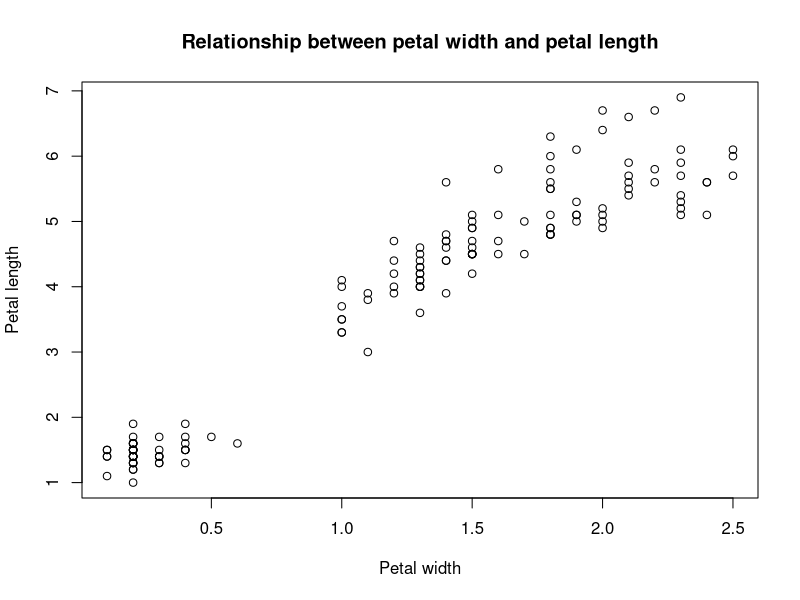
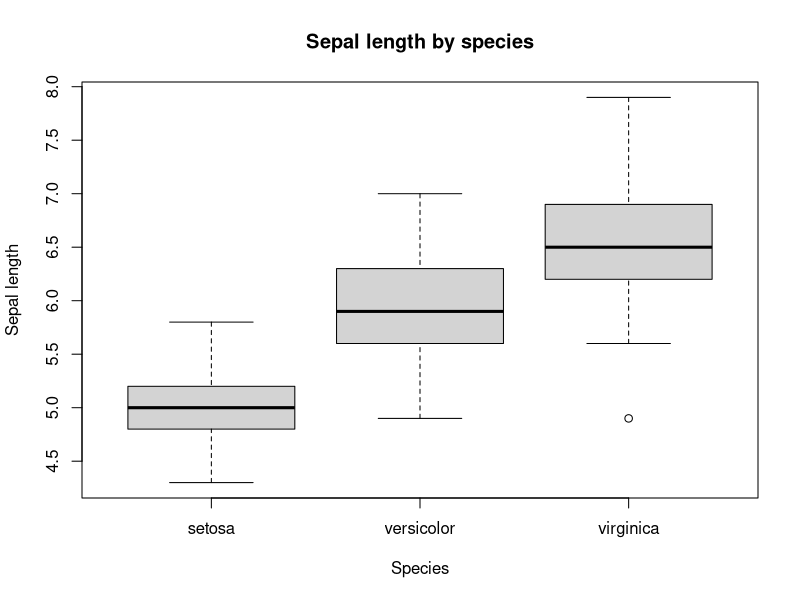
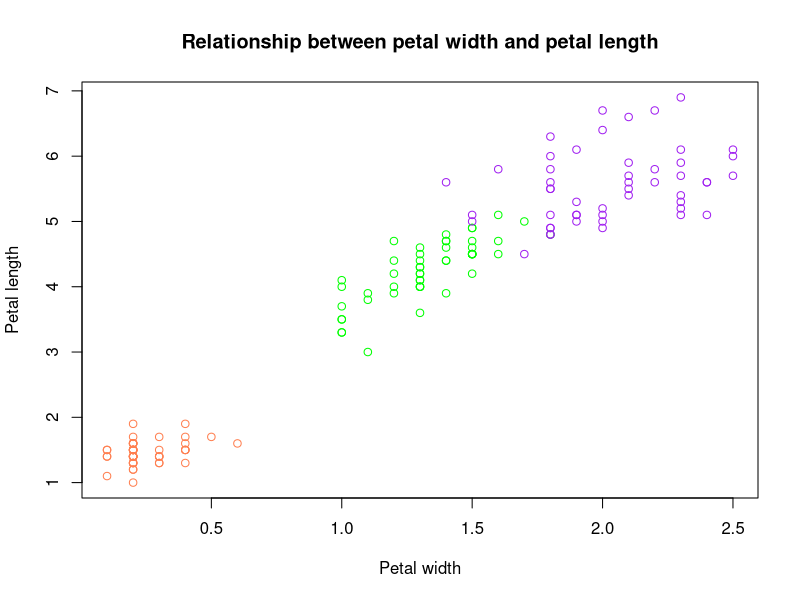
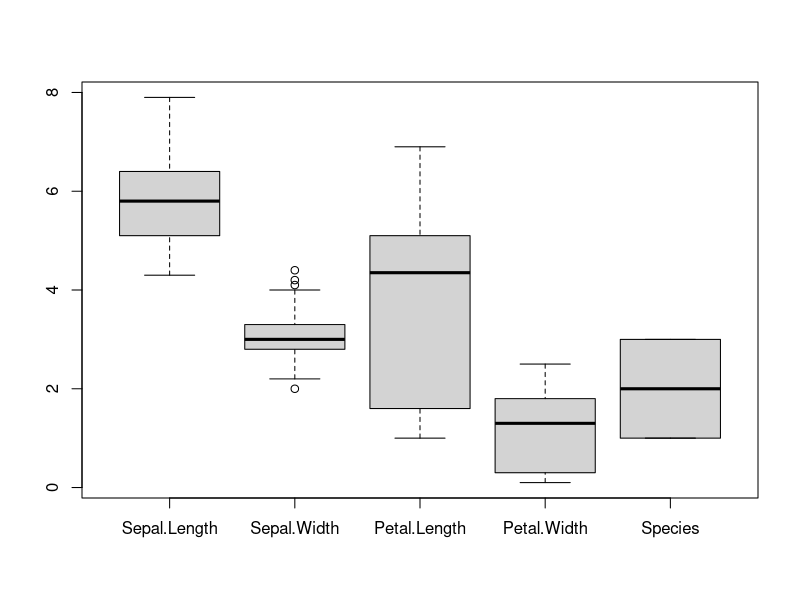
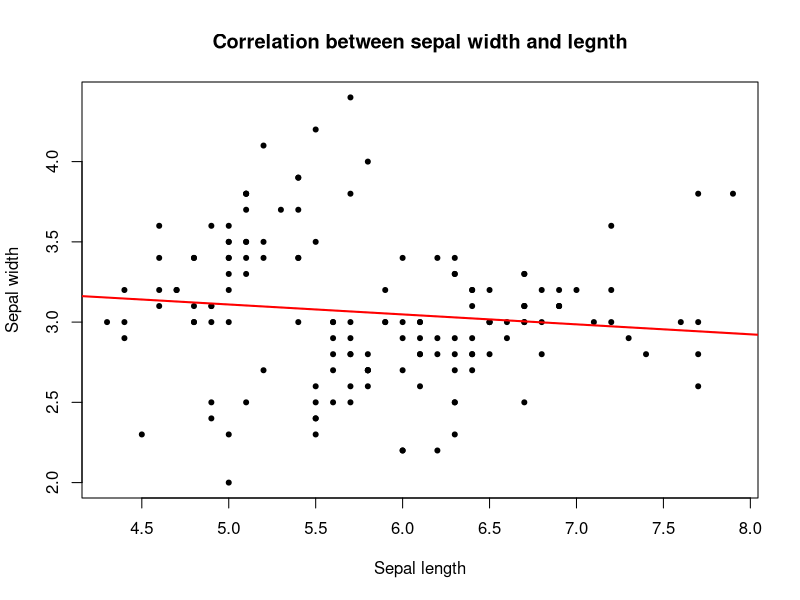

Here is the R script that generated these plots, in order:
############################################################
# R Basics Exercise
# Goal: Practice data exploration and visualization
############################################################

# ---------------------------
# 1. Load the Data
# ---------------------------

df <- iris

# Load the built-in datasets package ((it's built into R, so no need to install it))
library(base)
library(ggplot2)
library(lattice)
  
  
# ---------------------------
# 2. Explore the Data
# ---------------------------

# Display the dataset
iris

# What is the data type of iris?
class(df)
  
# Display the first 6 rows
# HINT: Use the `head()` function
head(df,6)

# Get a summary of the dataset (mean, min, max, etc.)  
summary(df)

# Show the structure of the dataset (data types, number of rows/columns)  
dim(df)
for (i in 1:length(df)) {
  print(class(df[1,i]))
}
str(df)
# ---------------------------
# Question
# ---------------------------

# What is different about the Species column compared to the others?
# A: The species column is a qualitative factor type, containing strings that 
# categories the entries based on species name, rather than a numerical 
# quantitative data like the rest of the columns in the data set

# ---------------------------
# 3. Factors
# ---------------------------

# Check the class of Species
class(df$Species)
  
# What are the levels (categories) of Species?
levels(df$Species)
  
# What is a factor in R?
  
# A: A factor is a variable that serves as a qualitative descriptor of data

# ---------------------------
# 4. Assign Variables
# ---------------------------

# Assign petal width and petal length to variables
x <- df$Petal.Width
y <- df$Petal.Length
    
# What type of data is stored in x?
   
class(x)
# A: numeric data, as it is a vector of values for petal width
    
# ---------------------------
# 5. Base R Visualization
# ---------------------------

## 5a. Scatter plot

# Create a scatter plot to display the relationship between petal width and petal length  
plot(x = x, y = y, main = "Relationship between petal width and petal length",
     xlab = "Petal width", ylab = "Petal length")

# What relationship do you observe?
# A: Petal length increases tends to increase with higher petal width
    
## 5b. Box plot

# Create a boxplot of Sepal Length by Species
plot(x = df$Species, y = df$Sepal.Length, xlab = "Species", ylab = "Sepal length", main = "Sepal length by species")
    
# Which species has the largest values?

# A: Virginica
    
# ---------------------------
# 6. Extra Practice: Beautify your plots with ggplot2 
# ---------------------------
  
# first install package ggplot2 and then Load ggplot2
install.packages("ggplot2")
library(ggplot2)
    
# Scatter plot with color by species
colormap = c("setosa" = "coral", "versicolor" = "green", "virginica" = "purple")
plot(x = x, y = y, main = "Relationship between petal width and petal length", xlab = "Petal width", ylab = "Petal length", col = colormap[df$Species])


# Boxplot using ggplot2
boxplot(df)

# ---------------------------
# 7. Extra Practice
# ---------------------------
    

# Compute mean Petal Length for each species
tapply(df$Sepal.Length, INDEX=df$Species, FUN=mean)

# Compute correlation between Petal Length and Width
cor.test(df$Sepal.Length, df$Sepal.Width)
  
# How would you visualize this relationship?
# A: By plotting the two data - width and length - against each other
# What type of plot would you choose?
# A: Scatter plot
# Can you add a trend line?
# A: Yes, using the abline() function:
plot(df$Sepal.Length, df$Sepal.Width, pch=20, xlab = "Sepal length", ylab = "Sepal width", main = "Correlation between sepal width and legnth")
abline(lm(df$Sepal.Width ~ df$Sepal.Length), col="red", lwd = 2)

############################################################
# End of Exercise
############################################################
